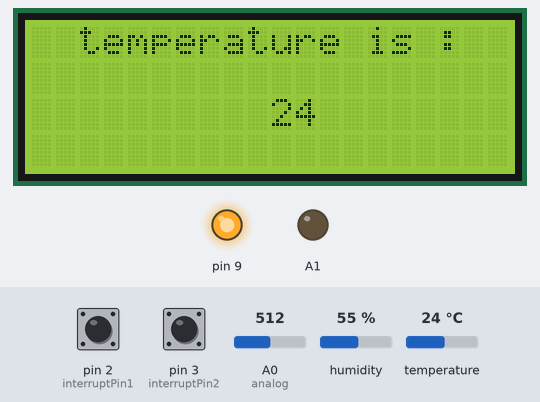
A sketch run on a simulated Arduino Uno, built with avr-gcc and run on an emulated ATmega328P. Shown: 20×4 character LCD, output pins drawn as LEDs (lit = HIGH). The inputs (shaded band) are chosen by the test bench; at power-on: pin 2 (interruptPin1) LOW, temperature 24 °C, pin 3 (interruptPin2) LOW, A0 (analog) = 512, humidity 55 %. What the sketch prints to the serial monitor is not drawn.

Above: at 5.4 s.
5.5 s: pin 2 (interruptPin1) pulled HIGH for 0.65 s
At 7.8 s:
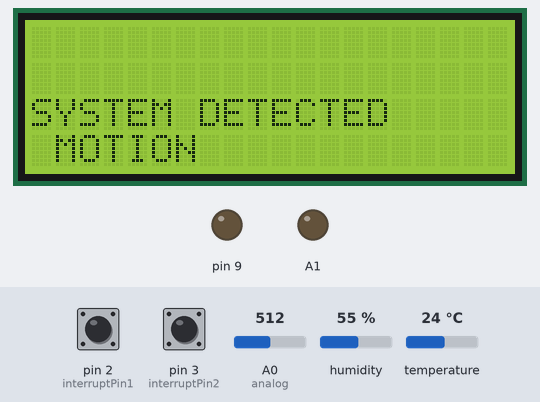
10.9 s: temperature set to 12 °C
At 15.5 s:
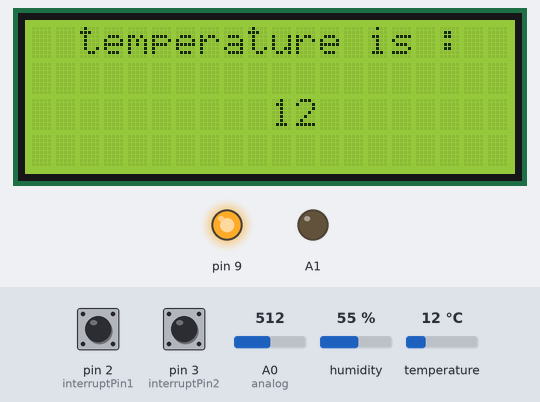
16.6 s: temperature set to 9 °C
At 17.9 s:
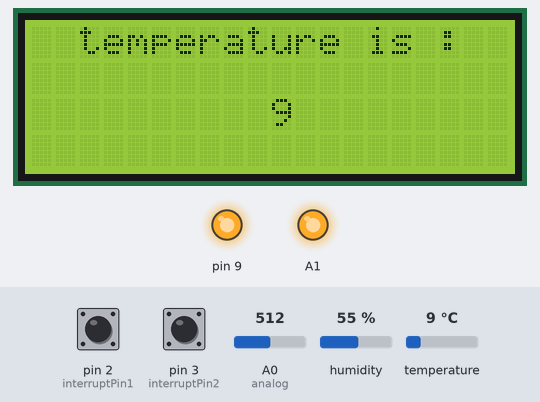
19.7 s: pin 3 (interruptPin2) pulled HIGH for 0.65 s
At 24.8 s:
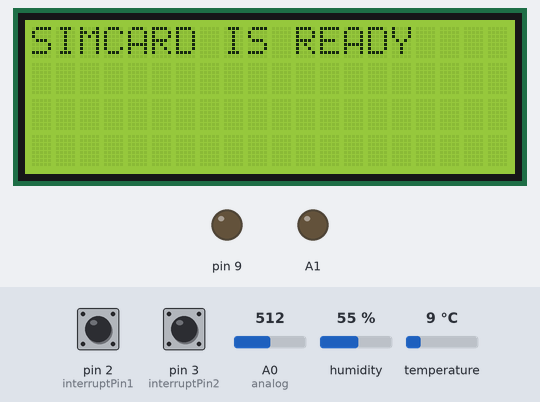
26.4 s: temperature set to 19 °C
At 30.3 s:
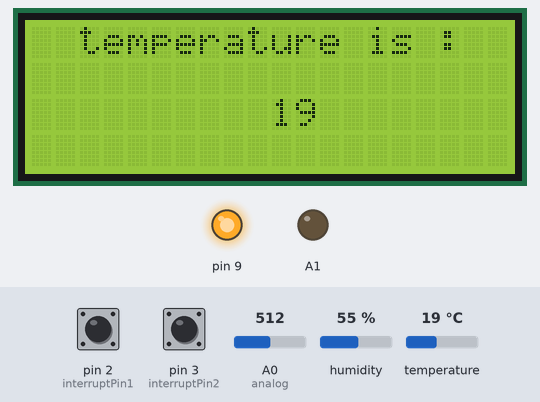
30.6 s: pin 2 (interruptPin1) pulled HIGH for 1 s
At 31.9 s:
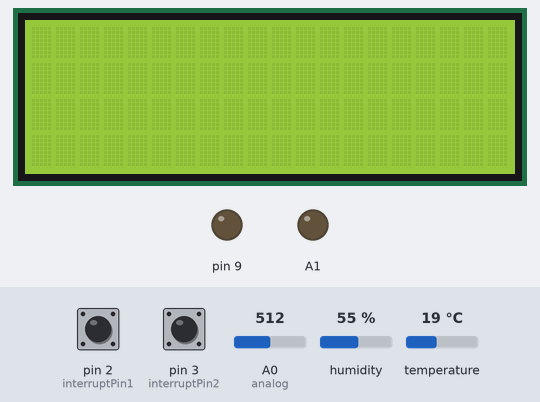
Timing chart, 0 to 33.6 s (numbered marks = the images above; inputs shaded):
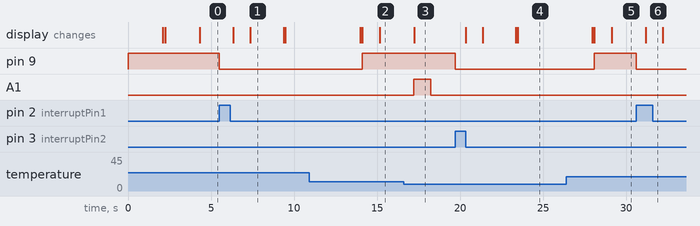

Measured:
- the behaviour switches between 11 and 10 °C on temperature (found by bisection; images 2 and 3)
- after the input at 5.5 s, pin 9: HIGH → LOW at once; the display: first changes after 0.84 s (image 1 shows a later state)
- after the input at 16.6 s, A1: LOW → HIGH after 0.61 s, → LOW 1.0 s later; the display: changes after 0.64 s (image 3)
- after the input at 19.7 s, pin 9: HIGH → LOW at once; the display: first changes after 0.63 s (image 4 shows a later state)
- after the input at 30.6 s, pin 9: HIGH → LOW at once; the display: changes after 0.57 s (image 6)
- what the display in image 1 shows lasts 2.0 s, from 7.4 s to 9.4 s

The sketch:

code.ino
```cpp
#include <PID_v1.h>
#include <Wire.h>
#include <LiquidCrystal_I2C.h>
#include<stdlib.h>
#include "DHT.h"

#define DHTPIN 7
#define DHTTYPE DHT11

DHT dht(DHTPIN, DHTTYPE);
LiquidCrystal_I2C lcd(0x27, 20, 4);


const byte interruptPin1 = 2;
const byte interruptPin2 = 3;

int Move = 0;
int a[3];
int analog = A0;
int gop = 0 ;
double Setpoint, Input, Output, Outputf;
double aggKp = 4, aggKi = 0.2, aggKd = 5;
double consKp = 1, consKi = 0.05, consKd = 0.25;

PID myPID(&Input, &Output, &Setpoint, consKp, consKi, consKd, DIRECT);

void setup() {
  // pinMode( PIN_OUTPUT, OUTPUT);
  pinMode(9, OUTPUT);
  digitalWrite(9, HIGH);
  Setpoint = 20;
  myPID.SetMode(AUTOMATIC);
  dht.begin();
  pinMode(interruptPin1, INPUT);
  pinMode(interruptPin2, INPUT);
  attachInterrupt(digitalPinToInterrupt(interruptPin1), re, RISING);
  attachInterrupt(digitalPinToInterrupt(interruptPin2), re, RISING);
  lcd.begin();
  lcd.backlight();
  Serial.begin(9600);
  char ATcscs[] = {'A', 'T', '+', 'C', 'S', 'C', 'S', '=', '"', 'G', 'S', 'M', '"'};
  Serial.println(ATcscs);
  lcd.print("     EVERYTHING     ");
  lcd.print("    INITIALIZED");
  delay(2000);
  lcd.clear();
  delay(100);
  lcd.print("       MADE BY:       ");
  lcd.print("  Amin pishevar     ");
  lcd.print("  Hamed Rahimi");
  delay(2000);
}


void loop() {
  lcd.clear();
  Input = dht.readTemperature();
  int x = dht.readTemperature();
  double gap = abs(Setpoint - Input);
  if (gap < 10)
  { //we're close to setpoint, use conservative tuning parameters
    myPID.SetTunings(consKp, consKi, consKd);
  }
  else
  {
    //we're far from setpoint, use aggressive tuning parameters
    myPID.SetTunings(aggKp, aggKi, aggKd);
  }

  myPID.Compute();
  analogWrite( A1 , Output);
  lcd.print("  temperature is :            ");
  lcd.print(x);
  a[0] = analogRead(analog);
  delay(1000) ;
  a[1] = analogRead(analog);
  a[2] = abs(a[0] - a[1]);
  /*
    if (a[2] <= 10)
    {
     lcd.clear();
     delay(100);
     lcd.print("SYSTEM DETECTED");
     lcd.setCursor(0, 16);
     lcd.print("POWER OFF");
     delay(2000);
     lcd.clear();
     delay(100);
     lcd.print("SIMCARD IS READY");
     Serial.println("AT+CMGF=1");
     delay(1000);
     Serial.println();
     Serial.print("AT+CMGS=\""); // send the SMS number
     Serial.print("+989211871202");
     Serial.println("\"");
     delay(1000);
     Serial.print(" POWER OFF :( "); // SMS body
     delay(500);
     Serial.write(0x1A);
     lcd.clear();
     delay(200);
     lcd.print("SMS SENT");
     delay(5000);
    }

  */
  if (gop == 1)
  {

    lcd.clear();
    delay(1000);
    lcd.setCursor(0,2);
    lcd.print("SYSTEM DETECTED");
    lcd.setCursor(1, 7);
    lcd.print("MOTION");
    delay(2000);
    lcd.clear();
    delay(100);
    lcd.print("SIMCARD IS READY");
    delay(2000);
    Serial.println("AT+CMGF=1");
    delay(1000);
    Serial.println();
    Serial.print("AT+CMGS=\""); // send the SMS number
    Serial.print("+989178497984");
    Serial.println("\"");
    delay(1000);
    Serial.print(" MOTION DETECTED :( "); // SMS body
    delay(500);
    Serial.write(0x1A);
    lcd.clear();
    delay(100);
    lcd.print("SMS SENT");
    gop = 0;
    digitalWrite(9, HIGH                                                                                                              );
    Move = 1;
    delay(1000);

  }
  /* if ( Move == 1)
    {
     if (a[2] <= 10 )
     {
       digitalWrite(9, LOW);   // sets the LED on

       lcd.clear();
       delay(200);
       lcd.print("SYSTEM DETECTED");
       lcd.setCursor(0, 16);
       lcd.print("Stealing");
       delay(2000);
       lcd.clear();
       delay(200);
       lcd.print("SIMCARD IS READY");
       delay(2000);
       Serial.println("AT+CMGF=1");
       delay(1000);
       Serial.println();
       Serial.print("AT+CMGS=\""); // send the SMS number
       Serial.print("+989178700187");
       Serial.println("\"");
       delay(1000);
       Serial.print(" DANGER ALARM :( "); // SMS body
       delay(500);
       Serial.write(0x1A);
       lcd.clear();
       delay(200);
       lcd.print("SMS SENT");
       delay(5000);
       Move=0
       digitalWrite(9, HIGH);    // sets the LED off
     }
    }
  */
}

void re()
{
  gop = 1;
  digitalWrite(9, LOW);
}
```
